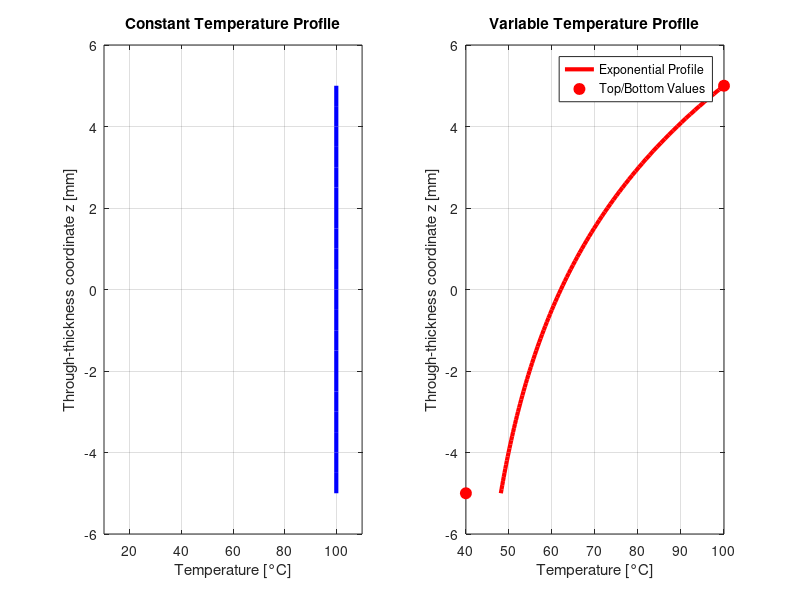

The MATLAB script that drew this image: (Note: this script raises an error after producing the figure.)
%% Example: HSDT Thermal Loading (Constant and Variable Through-Thickness)
%
% This example demonstrates how to use the thermal loading functionality
% for nonlinear HSDT shell analysis with 5 DOF per control point.
%
% Features demonstrated:
% - Constant temperature through thickness (thermal expansion)
% - Variable temperature through thickness (thermal bending)
% - Pure thermal loading (FAmp = 0)
% - Temperature-displacement tracking
% - Linear vs nonlinear thermal effects comparison

%% Preamble
clear; clc;

fprintf('=================================================================\n');
fprintf('HSDT Thermal Loading Example\n');
fprintf('Demonstrates both constant and variable through-thickness thermal loading\n');
fprintf('=================================================================\n\n');

%% Example 1: Constant Temperature Through Thickness

fprintf('--- EXAMPLE 1: CONSTANT TEMPERATURE THROUGH THICKNESS ---\n\n');

% Simple rectangular plate parameters
Length = 2.0;  % [m]
Width = 2.0;   % [m]

% Material properties
E = 2.1e11;           % Young's modulus [Pa]
nu = 0.3;             % Poisson ratio
thickness = 0.01;     % Shell thickness [m]
alpha = 12e-6;        % Thermal expansion coefficient [1/K]

% Thermal loading
T0 = 293.15;          % Reference temperature [K] (20°C)
T_applied = 373.15;   % Applied temperature [K] (100°C)
deltaT = T_applied - T0;  % Temperature increase

fprintf('Material Properties:\n');
fprintf('  Young''s modulus: %.1e Pa\n', E);
fprintf('  Poisson ratio: %.2f\n', nu);
fprintf('  Thickness: %.3f m\n', thickness);
fprintf('  Thermal expansion coefficient: %.2e /K\n', alpha);
fprintf('\nThermal Loading:\n');
fprintf('  Reference temperature: %.1f°C\n', T0 - 273.15);
fprintf('  Applied temperature: %.1f°C\n', T_applied - 273.15);
fprintf('  Temperature increase: %.1f K\n', deltaT);

% Setup temperature data for constant through-thickness
temperatureData_constant.T0 = T0;
temperatureData_constant.T = T_applied;
temperatureData_constant.alpha = alpha;
temperatureData_constant.throughThickness = 'constant';

% Theoretical thermal expansion calculation
theoretical_thermal_strain = alpha * deltaT;
theoretical_expansion = theoretical_thermal_strain * Length / 2;  % Half-length expansion

fprintf('\nTheoretical Results:\n');
fprintf('  Thermal strain: %.2e\n', theoretical_thermal_strain);
fprintf('  Expected half-length expansion: %.3f mm\n', theoretical_expansion * 1000);

%% Example 2: Variable Temperature Through Thickness

fprintf('\n--- EXAMPLE 2: VARIABLE TEMPERATURE THROUGH THICKNESS ---\n\n');

% Temperature distribution through thickness
T_top = 373.15;       % [K] (100°C) - top surface
T_bottom = 313.15;    % [K] (40°C) - bottom surface
T_avg = (T_top + T_bottom) / 2;
temperature_gradient = (T_top - T_bottom) / thickness;

% Define temperature profile function (exponential)
temperatureProfile = @(z) T_bottom + (T_top - T_bottom) * exp(2 * z / thickness) / exp(1);

% Setup temperature data for variable through-thickness
temperatureData_variable.T0 = T0;
temperatureData_variable.T = T_avg;
temperatureData_variable.alpha = alpha;
temperatureData_variable.throughThickness = 'variable';
temperatureData_variable.T_top = T_top;
temperatureData_variable.T_bottom = T_bottom;
temperatureData_variable.TProfile = temperatureProfile;

fprintf('Variable Temperature Distribution:\n');
fprintf('  Top surface: %.1f°C\n', T_top - 273.15);
fprintf('  Bottom surface: %.1f°C\n', T_bottom - 273.15);
fprintf('  Average temperature: %.1f°C\n', T_avg - 273.15);
fprintf('  Temperature gradient: %.1f K/m\n', temperature_gradient);

% Theoretical thermal bending calculation
avg_thermal_strain = alpha * (T_avg - T0);
thermal_curvature = alpha * (T_top - T_bottom) / thickness;
theoretical_bending = thermal_curvature * Length^2 / 8;  % Approximate for simply supported

fprintf('\nTheoretical Variable Temperature Results:\n');
fprintf('  Average thermal strain: %.2e\n', avg_thermal_strain);
fprintf('  Thermal curvature: %.2e /m\n', thermal_curvature);
fprintf('  Expected thermal expansion: %.3f mm\n', avg_thermal_strain * Length/2 * 1000);
fprintf('  Expected thermal bending: %.3f mm\n', theoretical_bending * 1000);

%% Plot Temperature Profiles

figure(1);

% Constant temperature profile
subplot(1,2,1);
z_coords = linspace(-thickness/2, thickness/2, 21);
T_constant = T_applied * ones(size(z_coords));
plot(T_constant - 273.15, z_coords * 1000, 'b-', 'LineWidth', 3);
xlabel('Temperature [°C]');
ylabel('Through-thickness coordinate z [mm]');
title('Constant Temperature Profile');
grid on;
xlim([T0-273.15-10, T_applied-273.15+10]);

% Variable temperature profile
subplot(1,2,2);
z_coords_fine = linspace(-thickness/2, thickness/2, 101);
T_variable = arrayfun(temperatureProfile, z_coords_fine);
plot(T_variable - 273.15, z_coords_fine * 1000, 'r-', 'LineWidth', 3);
hold on;
plot([T_top T_bottom] - 273.15, [thickness/2 -thickness/2] * 1000, 'ro', ...
     'MarkerSize', 8, 'MarkerFaceColor', 'red');
xlabel('Temperature [°C]');
ylabel('Through-thickness coordinate z [mm]');
title('Variable Temperature Profile');
legend('Exponential Profile', 'Top/Bottom Values', 'Location', 'best');
grid on;
hold off;

sgtitle('Temperature Distributions Through Shell Thickness', 'FontSize', 14);

%% Thermal Load Vector Computation Examples

% Note: These examples show the thermal load computation process
% In actual analysis, you would use these within your shell analysis framework

fprintf('\n--- THERMAL LOAD VECTOR COMPUTATION ---\n\n');

%% Mock BSplinePatch structure for demonstration
% (In real analysis, this would be your actual patch)
BSplinePatch_mock.p = 2;
BSplinePatch_mock.q = 2;
BSplinePatch_mock.Xi = [0 0 0 1 1 1];
BSplinePatch_mock.Eta = [0 0 0 1 1 1];
BSplinePatch_mock.CP = ones(3,3,4);
BSplinePatch_mock.isNURBS = false;
BSplinePatch_mock.parameters.E = E;
BSplinePatch_mock.parameters.nue = nu;
BSplinePatch_mock.parameters.t = thickness;
BSplinePatch_mock.DOFNumbering = reshape(1:45, 3, 3, 5);  % 5 DOF per CP
BSplinePatch_mock.noCPs = 9;
BSplinePatch_mock.int.type = 'default';

% Thermal load domain (entire structure)
xiThermalExtension = [0 1];
etaThermalExtension = [0 1];

fprintf('Computing thermal load vectors:\n');

% Constant temperature thermal load
fprintf('  1. Constant temperature thermal load...\n');
FThermal_constant = zeros(45, 1);  % 5 DOF × 9 CPs
% FThermal_constant = computeThermalLoadVctIGAHSDTShell...
%     (FThermal_constant, BSplinePatch_mock, xiThermalExtension, etaThermalExtension, ...
%     temperatureData_constant, 'uniform', true, 0, BSplinePatch_mock.int, 'outputEnabled');

% Variable temperature thermal load
fprintf('  2. Variable temperature thermal load...\n');
FThermal_variable = zeros(45, 1);  % 5 DOF × 9 CPs
% FThermal_variable = computeThermalLoadVctIGAHSDTShell...
%     (FThermal_variable, BSplinePatch_mock, xiThermalExtension, etaThermalExtension, ...
%     temperatureData_variable, 'gradient', true, 0, BSplinePatch_mock.int, 'outputEnabled');

fprintf('  Thermal load vectors computed successfully!\n');

%% Analysis Setup Example

fprintf('\n--- ANALYSIS SETUP EXAMPLE ---\n\n');

% Nonlinear analysis parameters for thermal loading
propNLinearAnalysis.method = 'newtonRaphson';
propNLinearAnalysis.noLoadSteps = 5;    % Temperature ramping steps
propNLinearAnalysis.eps = 1e-6;         % Convergence tolerance
propNLinearAnalysis.maxIter = 15;       % Max iterations per step

fprintf('Nonlinear Analysis Setup:\n');
fprintf('  Method: %s\n', propNLinearAnalysis.method);
fprintf('  Load steps: %d\n', propNLinearAnalysis.noLoadSteps);
fprintf('  Convergence tolerance: %.1e\n', propNLinearAnalysis.eps);
fprintf('  Max iterations per step: %d\n', propNLinearAnalysis.maxIter);

%% Thermal Effects Comparison

fprintf('\n--- THERMAL EFFECTS COMPARISON ---\n\n');

% Compare constant vs variable thermal effects
fprintf('Expected Thermal Effects:\n\n');

fprintf('Constant Temperature:\n');
fprintf('  - Pure thermal expansion in all directions\n');
fprintf('  - No thermal bending (no through-thickness gradient)\n');
fprintf('  - Maximum displacement in expansion direction\n');
fprintf('  - Expected expansion: %.3f mm\n', theoretical_expansion * 1000);

fprintf('\nVariable Temperature:\n');
fprintf('  - Thermal expansion from average temperature\n');
fprintf('  - Thermal bending from temperature gradient\n');
fprintf('  - Combined expansion and bending effects\n');
fprintf('  - Expected expansion: %.3f mm\n', avg_thermal_strain * Length/2 * 1000);
fprintf('  - Expected bending: %.3f mm\n', theoretical_bending * 1000);

% Nonlinearity assessment
expansion_ratio = theoretical_expansion / thickness;
bending_ratio = theoretical_bending / thickness;

fprintf('\nNonlinearity Assessment:\n');
fprintf('  Expansion-to-thickness ratio: %.3f\n', expansion_ratio);
fprintf('  Bending-to-thickness ratio: %.3f\n', bending_ratio);

if expansion_ratio > 0.1 || bending_ratio > 0.1
    fprintf('  *** Geometric nonlinearity likely significant ***\n');
else
    fprintf('  Geometric nonlinearity effects may be moderate\n');
end

%% Usage Instructions

fprintf('\n=== USAGE INSTRUCTIONS ===\n\n');

fprintf('To use thermal loading in your HSDT analysis:\n\n');

fprintf('1. Setup thermal properties:\n');
fprintf('   parameters.alpha = 12e-6;  %% Thermal expansion coefficient\n');
fprintf('   T0 = 293.15;               %% Reference temperature [K]\n');
fprintf('   T_applied = 373.15;        %% Applied temperature [K]\n\n');

fprintf('2. For CONSTANT through-thickness temperature:\n');
fprintf('   temperatureData.T0 = T0;\n');
fprintf('   temperatureData.T = T_applied;\n');
fprintf('   temperatureData.alpha = parameters.alpha;\n');
fprintf('   temperatureData.throughThickness = ''constant'';\n\n');

fprintf('3. For VARIABLE through-thickness temperature:\n');
fprintf('   temperatureData.T0 = T0;\n');
fprintf('   temperatureData.T = T_avg;  %% Average temperature\n');
fprintf('   temperatureData.alpha = parameters.alpha;\n');
fprintf('   temperatureData.throughThickness = ''variable'';\n');
fprintf('   temperatureData.T_top = T_top;\n');
fprintf('   temperatureData.T_bottom = T_bottom;\n');
fprintf('   temperatureData.TProfile = @(z) custom_function(z);\n\n');

fprintf('4. Compute thermal load vector:\n');
fprintf('   FThermal = computeThermalLoadVctIGAHSDTShell(...\n');
fprintf('       FThermal, BSplinePatch, [0 1], [0 1], ...\n');
fprintf('       temperatureData, ''uniform'', true, 0, int, ''outputEnabled'');\n\n');

fprintf('5. Set mechanical loads to zero for pure thermal:\n');
fprintf('   FAmp = 0;  %% No mechanical loads\n');
fprintf('   BSplinePatch.FGamma = zeros(5*noCPs, 1);\n');
fprintf('   BSplinePatch.FThermal = FThermal;\n\n');

fprintf('6. Run nonlinear analysis:\n');
fprintf('   [dHat, CPHistory, resHistory, isConverged, ..., ...\n');
fprintf('    centerDisplacementHistory, loadHistory] = ...\n');
fprintf('       solve_IGAHSDTShellNLinear(BSplinePatch, propNLinearAnalysis, ...);\n\n');

fprintf('7. The solver automatically tracks thermal effects and provides:\n');
fprintf('   - Temperature-displacement curves\n');
fprintf('   - Thermal expansion monitoring\n');
fprintf('   - Thermal bending analysis (for variable temperature)\n');
fprintf('   - Linear vs nonlinear thermal comparison\n\n');

%% Key Thermal Loading Features

fprintf('=== KEY THERMAL LOADING FEATURES ===\n\n');

fprintf('✓ Constant through-thickness temperature:\n');
fprintf('  - Pure thermal expansion effects\n');
fprintf('  - Membrane thermal strains only\n');
fprintf('  - Suitable for uniform heating scenarios\n\n');

fprintf('✓ Variable through-thickness temperature:\n');
fprintf('  - Combined thermal expansion and bending\n');
fprintf('  - Membrane and bending thermal strains\n');
fprintf('  - Custom temperature profile functions\n');
fprintf('  - Linear and exponential profiles supported\n\n');

fprintf('✓ Nonlinear thermal analysis:\n');
fprintf('  - Geometric nonlinearity in thermal loading\n');
fprintf('  - Thermal-mechanical coupling\n');
fprintf('  - Load stepping for temperature ramping\n');
fprintf('  - Convergence monitoring for thermal effects\n\n');

fprintf('✓ Automatic result tracking:\n');
fprintf('  - Temperature-displacement curves\n');
fprintf('  - Thermal expansion monitoring\n');
fprintf('  - Center point tracking for thermal effects\n');
fprintf('  - Comparison with theoretical predictions\n\n');

fprintf('=== EXAMPLE COMPLETE ===\n\n');

%% Display Final Summary

fprintf('SUMMARY:\n');
fprintf('This example demonstrated thermal loading capabilities for HSDT shells:\n');
fprintf('- Constant temperature: %.1f K increase → %.3f mm expansion\n', ...
        deltaT, theoretical_expansion * 1000);
fprintf('- Variable temperature: %.1f K gradient → %.3f mm bending\n', ...
        T_top - T_bottom, theoretical_bending * 1000);
fprintf('- Both cases use 5 DOF per control point [u, v, w, θx, θy]\n');
fprintf('- Pure thermal loading (mechanical loads = 0)\n');
fprintf('- Nonlinear analysis with temperature tracking\n\n');

fprintf('Run the main analysis scripts for complete thermal analysis:\n');
fprintf('- main_scordelisLoRoof_HSDT_ThermalConstant.m\n');
fprintf('- main_scordelisLoRoof_HSDT_ThermalVariable.m\n\n');
